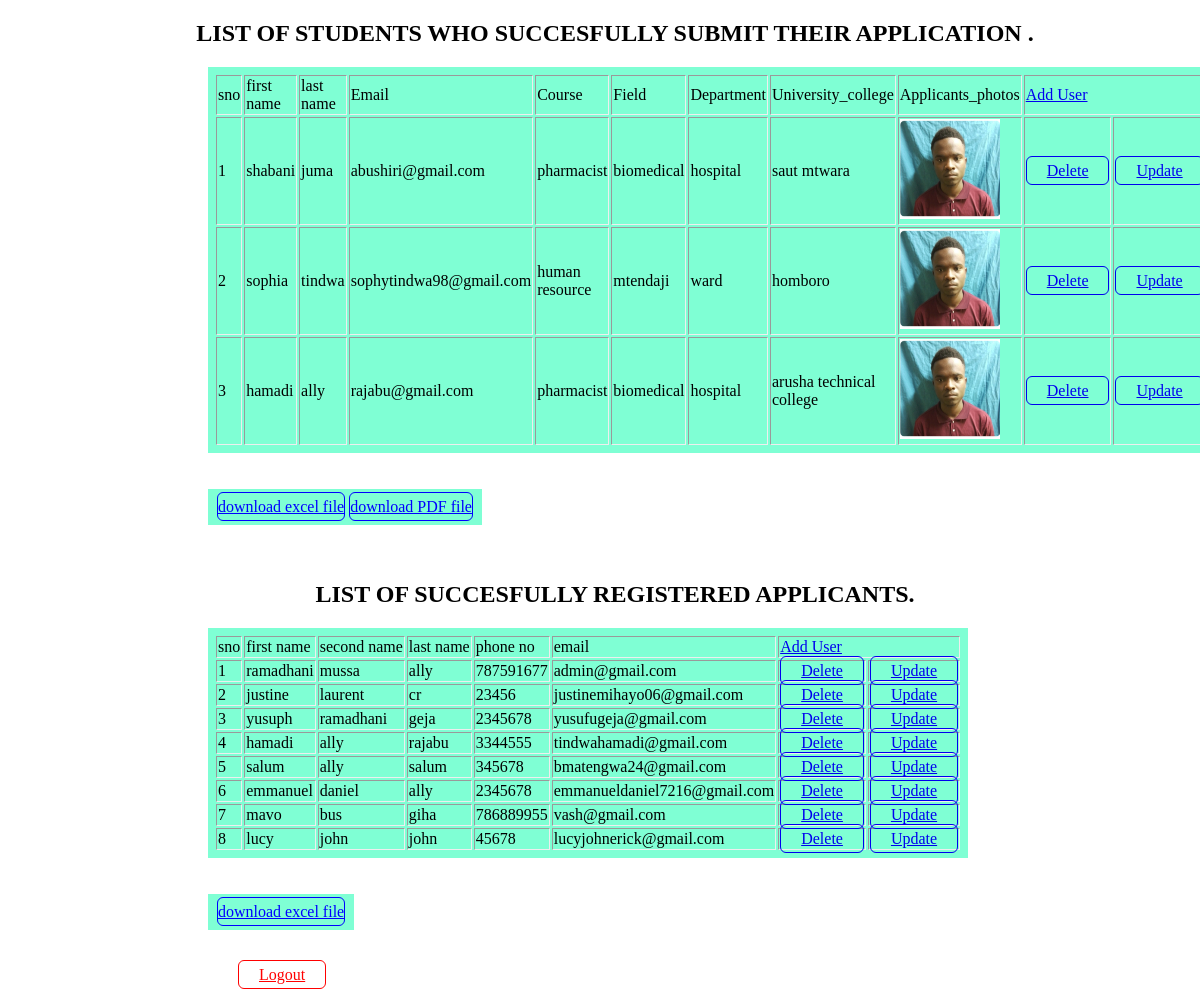
The app's page /faos_submit_applicants.php with its own data.
### tables this page shows
CREATE TABLE `submit` (
  `id` int(44) NOT NULL,
  `first_name` varchar(44) NOT NULL,
  `last_name` varchar(44) NOT NULL,
  `email` varchar(44) NOT NULL,
  `course` varchar(88) NOT NULL,
  `field` varchar(66) NOT NULL,
  `dept` varchar(66) NOT NULL,
  `uni_college` varchar(88) NOT NULL,
  `picha` varchar(100) NOT NULL
);

CREATE TABLE `registration` (
  `id` int(66) NOT NULL,
  `fname` varchar(77) NOT NULL,
  `sname` varchar(77) NOT NULL,
  `tname` varchar(77) NOT NULL,
  `phone` bigint(77) NOT NULL,
  `email` varchar(77) NOT NULL,
  `password` varchar(255) NOT NULL,
  `role` varchar(33) NOT NULL DEFAULT 'user',
  `activation_status` varchar(30) NOT NULL DEFAULT 'Not activated'
);

### faos_submit_applicants.php (the view, shortened to what this page needs)
<!DOCTYPE html>
<html lang="en">
<head>
</head>
<body>
<h2> LIST OF STUDENTS WHO SUCCESFULLY SUBMIT THEIR APPLICATION .</h2>
    <table border="3">
    <tr>
    <td>sno</td>
    <td>first name</td>
    <td>last name</td>
    <td>Email</td>
    <td>Course</td>
    <td>Field</td>
    <td>Department</td>
    <td>University_college</td>
    <td>Applicants_photos</td>
    <td colspan="2"><a href="register.php">Add User</a> </td>
    </tr>
    <?php
    require_once('database.php');
    $sql="SELECT * FROM submit";
    $geja=mysqli_query($db,$sql);
    $id=1;
    while($store=mysqli_fetch_array($geja)){
        $k=$store['id'];
        $l=$store['first_name'];
        $m=$store['last_name'];
        $n=$store['email'];
        $o=$store['course'];
        $d=$store['dept'];
        $f=$store['field'];
        $p=$store['uni_college'];
        $q=$store['picha'];
        echo "<tr>";
        echo "<td>$id</td>";
        echo "<td>$l</td>";
        echo "<td>$m</td>";
        echo "<td>$n</td>";
        echo "<td>$o</td>";
        echo "<td>$d</td>";
        echo "<td>$f</td>";
        echo "<td>$p</td>";
        echo "<td><img src='image/$q' width='100px' height='100px'></td>";
        echo "<td><a href='delete_submit.php?m=$k' id='delt'>Delete</a></td>";
        echo "<td><a href='update_submit.php?m=$k' id='delt'>Update</a></td>";
        echo "</tr>";
        $id++;
    }
    ?>
    </table><br>
    <table>
        <tr>
            <td>
            <a href="excel_submit.php" id="ex">download excel file</a>
            </td><br>
            <td><a href="faos_pdf.php" id="pdf">download PDF file</a>
            </td>
        </tr>
    </table><br><br>
    <h2> LIST OF SUCCESFULLY REGISTERED APPLICANTS.</h2>
    <table border="3">
    <tr>
    <td>sno</td>
    <td>first name</td>
    <td>second name</td>
    <td>last name</td>
    <td>phone no</td>
    <td>email</td>
    <td colspan="2"><a href="register.php">Add User</a> </td>
    </tr>
    <?php
    require_once('database.php');
    $sql="SELECT * FROM registration";
    $geja=mysqli_query($db,$sql);
    $id=1;
    while($store=mysqli_fetch_array($geja)){
        $k=$store['id'];
        $l=$store['fname'];
        $m=$store['sname'];
        $n=$store['tname'];
        $o=$store['phone'];
        $p=$store['email'];
        echo "<tr>";
        echo "<td>$id</td>";
        echo "<td>$l</td>";
        echo "<td>$m</td>";
        echo "<td>$n</td>";
        echo "<td>$o</td>";
        echo "<td>$p</td>";
        echo "<td><a href='delete.php?m=$k' id='delt'>Delete</a></td>";
        echo "<td><a href='update.php?m=$k' id='delt'>Update</a></td>";
        echo "</tr>";
        $id++;
    }
    ?>
    </table><br><br>
    <table>
        <tr>
            <td>
            <a href="excel_sample.php" id="ex">download excel file</a>
            </td>
    </table><br><br>
    <a href="faos_logout.php" id="logout">Logout</a>
</body>
</html>

### faos_submit_applicants.php (style rules this page uses)
table,tr { background-color:aquamarine; margin-left:100px; padding:6px; border:4px; }
table { margin-top:0px; margin-left:200px; }
body { background-color:; }
#logout { margin-left:230px; margin-top:10px; margin:1px solid blue; background-color:; height:20px; width:130px; border-radius:6px; padding-left:20px; padding-right:20px; padding-top:5px; padding-bottom:5px; color:red; border:1px solid; }
#delt { margin-top:10px; margin:1px solid blue; background-color:; height:20px; width:130px; border-radius:6px; padding-left:20px; padding-right:20px; padding-top:5px; padding-bottom:5px; border:1px solid; }
h2 { margin-left:30px; color:; text-align:center; }
#ex { border:1px solid; padding-left:0px; padding-right:0px; padding-top:5px; padding-bottom:5px; background-color:aquamarine; border-radius:6px; color:blue; }
#pdf { border:1px solid; padding-left:0px; padding-right:0px; padding-top:5px; padding-bottom:5px; background-color:aquamarine; border-radius:6px; color:blue; }

### records on screen
submit: first_name "shabani", last_name "juma", email "abushiri@gmail.com", course "pharmacist", dept "biomedical", field "hospital", uni_college "saut mtwara", picha (picture)
submit: first_name "sophia", last_name "tindwa", email "sophytindwa98@gmail.com", course "human resource", dept "mtendaji", field "ward", uni_college "homboro", picha (picture)
submit: first_name "hamadi", last_name "ally", email "rajabu@gmail.com", course "pharmacist", dept "biomedical", field "hospital", uni_college "arusha technical college", picha (picture)
registration: fname "ramadhani", sname "mussa", tname "ally", phone "787591677", email "admin@gmail.com"
registration: fname "justine", sname "laurent", tname "cr", phone "23456", email "justinemihayo06@gmail.com"
registration: fname "yusuph", sname "ramadhani", tname "geja", phone "2345678", email "yusufugeja@gmail.com"
registration: fname "hamadi", sname "ally", tname "rajabu", phone "3344555", email "tindwahamadi@gmail.com"
registration: fname "salum", sname "ally", tname "salum", phone "345678", email "bmatengwa24@gmail.com"
registration: fname "emmanuel", sname "daniel", tname "ally", phone "2345678", email "emmanueldaniel7216@gmail.com"
registration: fname "mavo", sname "bus", tname "giha", phone "786889955", email "vash@gmail.com"
registration: fname "lucy", sname "john", tname "john", phone "45678", email "lucyjohnerick@gmail.com"
